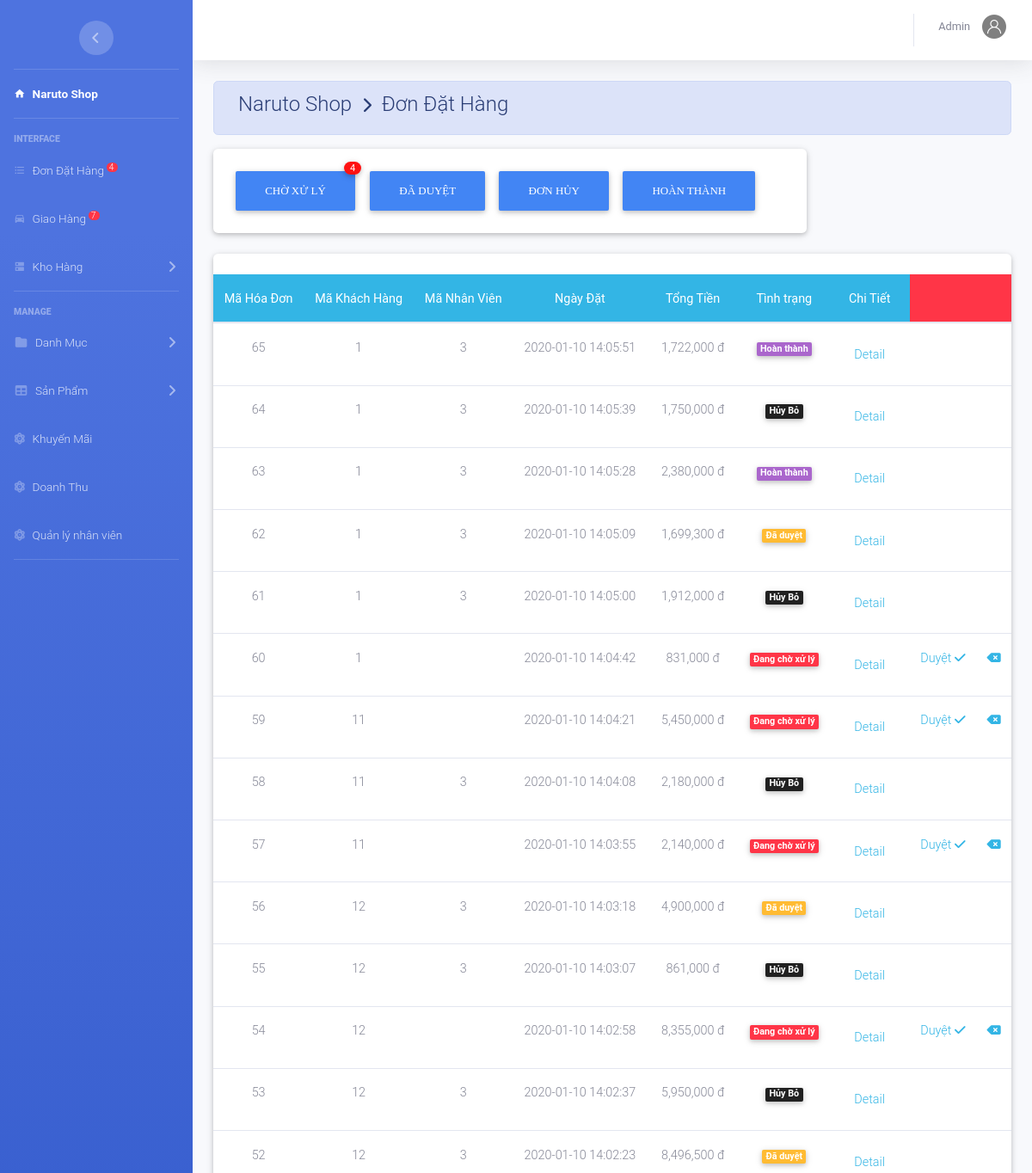
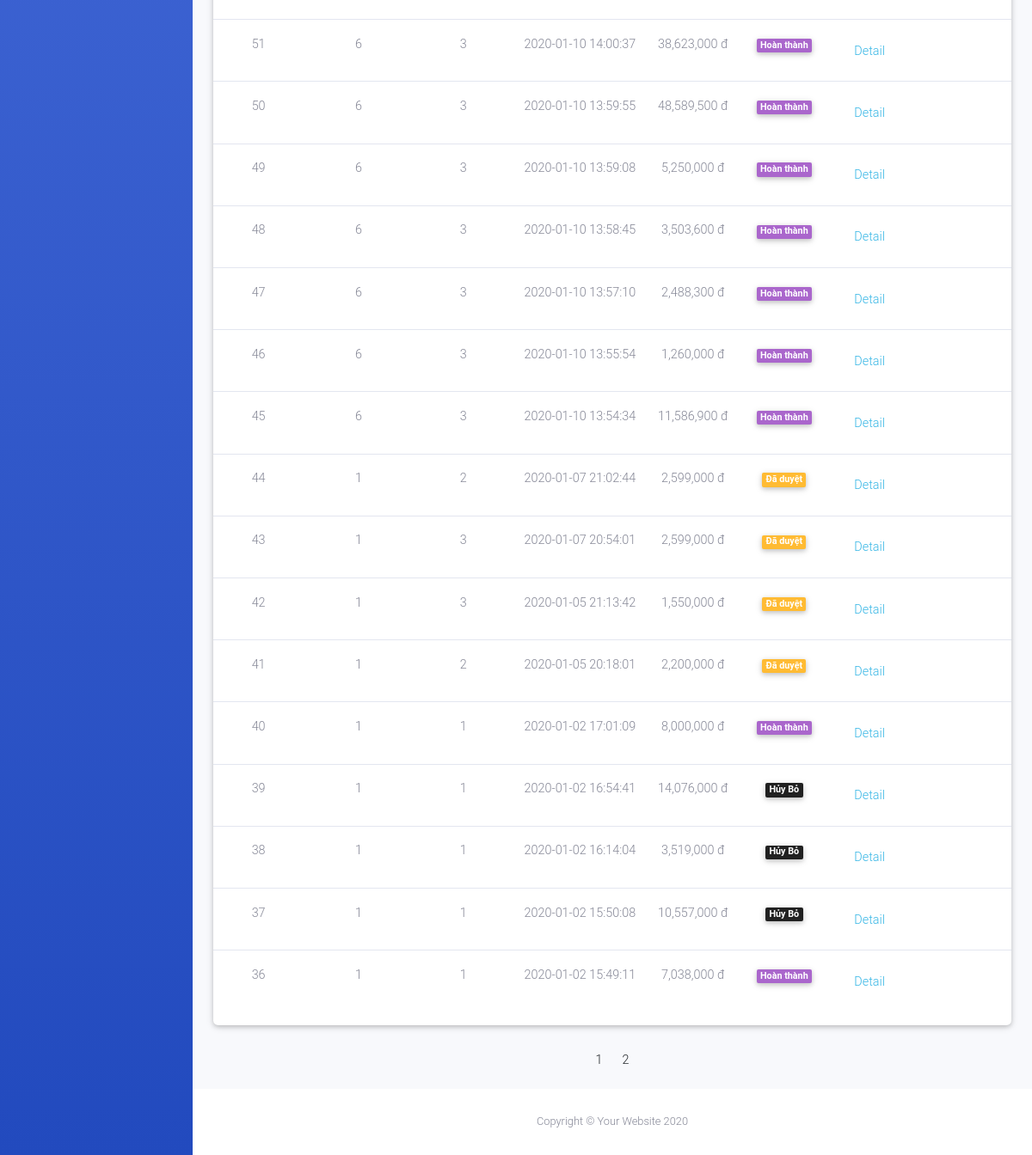
The page /admin/index.php?action=xldathang (signed in) on the database its author committed (2 pictures, top to bottom).
### tables this page shows
CREATE TABLE `hoadon` (
  `MaHD` int(11) NOT NULL,
  `MaKH` int(11) NOT NULL,
  `MaNV` int(11) DEFAULT NULL,
  `NgayDat` datetime DEFAULT current_timestamp(),
  `NgayGiao` datetime DEFAULT NULL,
  `TinhTrang` varchar(20) DEFAULT NULL,
  `TongTien` decimal(10,0) NOT NULL,
  `MaNVGH` varchar(50) DEFAULT NULL
);

### admin/dondathang/dondathang.php (the view, shortened to what this page needs)
<div class="row">
     <div class="col-md-12 grid-margin stretch-card">
       <div class="card">
	<br>
            <table class="table table-hover  text-center " >
			<thead class="badge-info">
				<tr>
					<th>Mã Hóa Đơn</th> <th>Mã Khách Hàng</th><th>Mã Nhân Viên</th><th>Ngày Đặt</th><th>Tổng Tiền</th><th>Tình trạng</th><th>Chi Tiết</th><th colspan ="2" class="badge-danger"></th>
				</tr>
			</thead>
			<tbody>
		 		<?php
	            if(isset($_GET['trang'])){
	                $trang=$_GET['trang'];
	            }
	            else{ $trang=1;}
	            $from =($trang-1)*30;
		 		if(isset($_GET['dk'])){
		 			$dk=$_GET['dk'];
		 			$sql="SELECT * from hoadon  where TinhTrang='".$dk."' Order  by NgayDat DESC LIMIT $from,30";
		 		}else{
		 			$sql="select * from hoadon Order  by NgayDat DESC LIMIT $from,30";
		 		}
				$rs=mysqli_query($conn,$sql); $so=0;
			 	while ($row=mysqli_fetch_array($rs)) { ?>
					<tr>
						<td><?php echo $row['MaHD']; ?></td>
						<td><?php echo $row['MaKH']; ?></td>
						<td><?php echo $row['MaNV']; ?></td>
						<td><?php echo $row['NgayDat']; ?></td>
						<td><?php echo number_format($row['TongTien']).' đ'; ?></td>
						<td><?php if( $row['TinhTrang']==='chưa duyệt') {?>
							<label class="badge badge-danger"><font style="vertical-align: inherit;">
								<font style="vertical-align: inherit;">Đang chờ xử lý</font></font>
							</label>
						<?php }elseif ($row['TinhTrang']==='Đã duyệt') {?>
							<label class="badge badge-warning"><font style="vertical-align: inherit;">
								<font style="vertical-align: inherit;">Đã duyệt</font></font>
							</label>
						<?php }elseif ($row['TinhTrang']==='hoàn thành') { ?>
							<label class="badge badge-secondary"><font style="vertical-align: inherit;">
								<font style="vertical-align: inherit;">Hoàn thành</font></font>
							</label>
						<?php }elseif ($row['TinhTrang']==='Hủy Bỏ') { ?>
							<label class="badge badge-dark"><font style="vertical-align: inherit;">
								<font style="vertical-align: inherit;">Hủy Bỏ</font></font>
							</label>
						<?php } ?>
						</td>
						<td><a class="nav-link text-info" href="index.php?action=xldathang&view=ctdh&mahd=<?php echo $row['MaHD']; ?>" >Detail </a></td>
						<td><?php if($row['TinhTrang']==="chưa duyệt"){echo '<a class="text-info" href="dondathang/xuly.php?action=duyet&mahd='.$row['MaHD'].'" >Duyệt <i class="fas fa-check"></i> </a>';}?></td>
						<td><?php if($row['TinhTrang']==="chưa duyệt"){ ?>
							<a class="text-info" href="dondathang/xuly.php?action=huy&mahd=<?php echo $row['MaHD']; ?>" ><i class="fas fa-backspace"></i></a></td>
						<?php } ?>
					</tr>
	 			<?php	} ?>
			</tbody>
		</table>
           </div><br>
         </div>
         <div class="row m-auto">
			<?php $dk2='';
				if(isset($_GET['dk'])){
				 			$dk2=$_GET['dk'];
				 			$ds_spn1b="SELECT * from hoadon  where TinhTrang='".$dk2."'";
				 		}else{
				 			$ds_spn1b="select * from hoadon";
				 		}
	            $query_dssp2=mysqli_query($conn,$ds_spn1b);
	            $sosp=mysqli_num_rows($query_dssp2);
	            $sotrang = ceil($sosp/30); ?>
		     	<ul class="pagination justify-content-center">
			         <?php for($x=1;$x<=$sotrang;$x++){
					         	if($dk2===''){?>
						          <li class="page-item">
						          	  <a class="page-link " href="index.php?action=xldathang&trang=<?php echo $x ?>"><?php echo $x ;?></a></li>
						          <?php }else{?>
						          	<li class="page-item">
						          	  <a class="page-link " href="index.php?action=xldathang&trang=<?php echo $x ?>&dk=<?php echo $dk2 ?>"><?php echo $x ;?></a></li>
					  <?php      }
					      } ?>
		      	</ul>
		</div>
     </div>

### rows shown on the page
hoadon: MaHD "65", MaKH "1", MaNV "3", NgayDat "2020-01-10 14:05:51", TongTien "1,722,000", TinhTrang "Hoàn thành"
hoadon: MaHD "64", MaKH "1", MaNV "3", NgayDat "2020-01-10 14:05:39", TongTien "1,750,000", TinhTrang "Hủy Bỏ"
hoadon: MaHD "63", MaKH "1", MaNV "3", NgayDat "2020-01-10 14:05:28", TongTien "2,380,000", TinhTrang "Hoàn thành"
hoadon: MaHD "62", MaKH "1", MaNV "3", NgayDat "2020-01-10 14:05:09", TongTien "1,699,300", TinhTrang "Đã duyệt"
hoadon: MaHD "61", MaKH "1", MaNV "3", NgayDat "2020-01-10 14:05:00", TongTien "1,912,000", TinhTrang "Hủy Bỏ"
hoadon: MaHD "60", MaKH "1", NgayDat "2020-01-10 14:04:42", TongTien "831,000", TinhTrang "Đang chờ xử lý"
hoadon: MaHD "59", MaKH "11", NgayDat "2020-01-10 14:04:21", TongTien "5,450,000", TinhTrang "Đang chờ xử lý"
hoadon: MaHD "58", MaKH "11", MaNV "3", NgayDat "2020-01-10 14:04:08", TongTien "2,180,000", TinhTrang "Hủy Bỏ"
hoadon: MaHD "57", MaKH "11", NgayDat "2020-01-10 14:03:55", TongTien "2,140,000", TinhTrang "Đang chờ xử lý"
hoadon: MaHD "56", MaKH "12", MaNV "3", NgayDat "2020-01-10 14:03:18", TongTien "4,900,000", TinhTrang "Đã duyệt"
hoadon: MaHD "55", MaKH "12", MaNV "3", NgayDat "2020-01-10 14:03:07", TongTien "861,000", TinhTrang "Hủy Bỏ"
hoadon: MaHD "54", MaKH "12", NgayDat "2020-01-10 14:02:58", TongTien "8,355,000", TinhTrang "Đang chờ xử lý"
hoadon: MaHD "53", MaKH "12", MaNV "3", NgayDat "2020-01-10 14:02:37", TongTien "5,950,000", TinhTrang "Hủy Bỏ"
hoadon: MaHD "52", MaKH "12", MaNV "3", NgayDat "2020-01-10 14:02:23", TongTien "8,496,500", TinhTrang "Đã duyệt"
hoadon: MaHD "51", MaKH "6", MaNV "3", NgayDat "2020-01-10 14:00:37", TongTien "38,623,000", TinhTrang "Hoàn thành"
hoadon: MaHD "50", MaKH "6", MaNV "3", NgayDat "2020-01-10 13:59:55", TongTien "48,589,500", TinhTrang "Hoàn thành"
hoadon: MaHD "49", MaKH "6", MaNV "3", NgayDat "2020-01-10 13:59:08", TongTien "5,250,000", TinhTrang "Hoàn thành"
hoadon: MaHD "48", MaKH "6", MaNV "3", NgayDat "2020-01-10 13:58:45", TongTien "3,503,600", TinhTrang "Hoàn thành"
hoadon: MaHD "47", MaKH "6", MaNV "3", NgayDat "2020-01-10 13:57:10", TongTien "2,488,300", TinhTrang "Hoàn thành"
hoadon: MaHD "46", MaKH "6", MaNV "3", NgayDat "2020-01-10 13:55:54", TongTien "1,260,000", TinhTrang "Hoàn thành"
hoadon: MaHD "45", MaKH "6", MaNV "3", NgayDat "2020-01-10 13:54:34", TongTien "11,586,900", TinhTrang "Hoàn thành"
hoadon: MaHD "44", MaKH "1", MaNV "2", NgayDat "2020-01-07 21:02:44", TongTien "2,599,000", TinhTrang "Đã duyệt"
hoadon: MaHD "43", MaKH "1", MaNV "3", NgayDat "2020-01-07 20:54:01", TongTien "2,599,000", TinhTrang "Đã duyệt"
hoadon: MaHD "42", MaKH "1", MaNV "3", NgayDat "2020-01-05 21:13:42", TongTien "1,550,000", TinhTrang "Đã duyệt"
hoadon: MaHD "41", MaKH "1", MaNV "2", NgayDat "2020-01-05 20:18:01", TongTien "2,200,000", TinhTrang "Đã duyệt"
hoadon: MaHD "40", MaKH "1", MaNV "1", NgayDat "2020-01-02 17:01:09", TongTien "8,000,000", TinhTrang "Hoàn thành"
hoadon: MaHD "39", MaKH "1", MaNV "1", NgayDat "2020-01-02 16:54:41", TongTien "14,076,000", TinhTrang "Hủy Bỏ"
hoadon: MaHD "38", MaKH "1", MaNV "1", NgayDat "2020-01-02 16:14:04", TongTien "3,519,000", TinhTrang "Hủy Bỏ"
hoadon: MaHD "37", MaKH "1", MaNV "1", NgayDat "2020-01-02 15:50:08", TongTien "10,557,000", TinhTrang "Hủy Bỏ"
hoadon: MaHD "36", MaKH "1", MaNV "1", NgayDat "2020-01-02 15:49:11", TongTien "7,038,000", TinhTrang "Hoàn thành"

### other values the page prints
$dem "4"
$dem "7"
$nv['TenNV'] "Admin"
